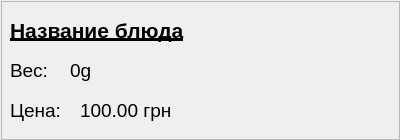
<?xml version="1.0" encoding="UTF-8"?>
<ui version="4.0">
 <class>DishInfoWidget</class>
 <widget class="QWidget" name="DishInfoWidget">
  <property name="geometry">
   <rect>
    <x>0</x>
    <y>0</y>
    <width>400</width>
    <height>140</height>
   </rect>
  </property>
  <property name="minimumSize">
   <size>
    <width>400</width>
    <height>140</height>
   </size>
  </property>
  <property name="windowTitle">
   <string>Form</string>
  </property>
  <widget class="QLabel" name="imageLabel">
   <property name="geometry">
    <rect>
     <x>270</x>
     <y>10</y>
     <width>121</width>
     <height>121</height>
    </rect>
   </property>
   <property name="text">
    <string/>
   </property>
   <property name="scaledContents">
    <bool>true</bool>
   </property>
  </widget>
  <widget class="QLabel" name="mass_label">
   <property name="geometry">
    <rect>
     <x>70</x>
     <y>50</y>
     <width>91</width>
     <height>41</height>
    </rect>
   </property>
   <property name="font">
    <font>
     <pointsize>14</pointsize>
    </font>
   </property>
   <property name="text">
    <string>&lt;html&gt;&lt;head/&gt;&lt;body&gt;&lt;p&gt;&lt;span style=&quot; font-size:14pt;&quot;&gt;0g&lt;/span&gt;&lt;/p&gt;&lt;/body&gt;&lt;/html&gt;</string>
   </property>
  </widget>
  <widget class="QLabel" name="label">
   <property name="geometry">
    <rect>
     <x>10</x>
     <y>50</y>
     <width>51</width>
     <height>41</height>
    </rect>
   </property>
   <property name="text">
    <string>&lt;html&gt;&lt;head/&gt;&lt;body&gt;&lt;p&gt;&lt;span style=&quot; font-size:14pt;&quot;&gt;Вес:&lt;/span&gt;&lt;/p&gt;&lt;/body&gt;&lt;/html&gt;</string>
   </property>
  </widget>
  <widget class="QLabel" name="nameLabel">
   <property name="geometry">
    <rect>
     <x>10</x>
     <y>10</y>
     <width>241</width>
     <height>41</height>
    </rect>
   </property>
   <property name="font">
    <font>
     <pointsize>14</pointsize>
     <italic>true</italic>
     <underline>true</underline>
    </font>
   </property>
   <property name="text">
    <string>&lt;!DOCTYPE HTML PUBLIC &quot;-//W3C//DTD HTML 4.0//EN&quot; &quot;http://www.w3.org/TR/REC-html40/strict.dtd&quot;&gt;
&lt;html&gt;&lt;head&gt;&lt;meta name=&quot;qrichtext&quot; content=&quot;1&quot; /&gt;&lt;style type=&quot;text/css&quot;&gt;
p, li { white-space: pre-wrap; }
&lt;/style&gt;&lt;/head&gt;&lt;body style=&quot; font-family:'Sans Serif'; font-size:9pt; font-weight:400; font-style:normal;&quot;&gt;
&lt;p style=&quot; margin-top:12px; margin-bottom:12px; margin-left:0px; margin-right:0px; -qt-block-indent:0; text-indent:0px;&quot;&gt;&lt;span style=&quot; font-size:16pt; font-weight:600;&quot;&gt;Название блюда&lt;/span&gt;&lt;/p&gt;&lt;/body&gt;&lt;/html&gt;</string>
   </property>
   <property name="textFormat">
    <enum>Qt::RichText</enum>
   </property>
  </widget>
  <widget class="QLabel" name="price_label">
   <property name="geometry">
    <rect>
     <x>80</x>
     <y>90</y>
     <width>121</width>
     <height>41</height>
    </rect>
   </property>
   <property name="font">
    <font>
     <pointsize>14</pointsize>
    </font>
   </property>
   <property name="text">
    <string>&lt;html&gt;&lt;head/&gt;&lt;body&gt;&lt;p&gt;&lt;span style=&quot; font-size:14pt;&quot;&gt;100.00 грн&lt;/span&gt;&lt;/p&gt;&lt;/body&gt;&lt;/html&gt;</string>
   </property>
  </widget>
  <widget class="QLabel" name="label_2">
   <property name="geometry">
    <rect>
     <x>10</x>
     <y>90</y>
     <width>61</width>
     <height>41</height>
    </rect>
   </property>
   <property name="text">
    <string>&lt;html&gt;&lt;head/&gt;&lt;body&gt;&lt;p&gt;&lt;span style=&quot; font-size:14pt;&quot;&gt;Цена:&lt;/span&gt;&lt;/p&gt;&lt;/body&gt;&lt;/html&gt;</string>
   </property>
  </widget>
  <widget class="QFrame" name="frame">
   <property name="geometry">
    <rect>
     <x>1</x>
     <y>1</y>
     <width>399</width>
     <height>139</height>
    </rect>
   </property>
   <property name="frameShape">
    <enum>QFrame::StyledPanel</enum>
   </property>
   <property name="frameShadow">
    <enum>QFrame::Raised</enum>
   </property>
  </widget>
 </widget>
 <resources/>
 <connections/>
</ui>
